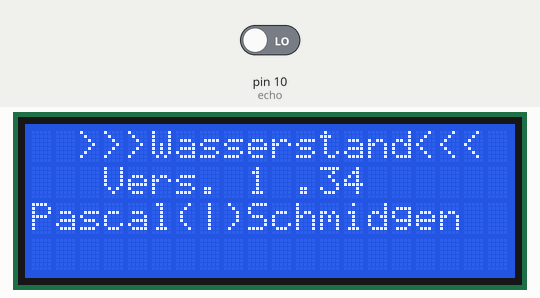
Simulated run of this sketch. Board: Arduino Uno, built with avr-gcc and run on an emulated ATmega328P. On the bench: 20×4 character LCD. The inputs (shaded band) are chosen by the test bench; at power-on: pin 10 (echo) LOW.

Above: at 0.2 s.
At 3.2 s:
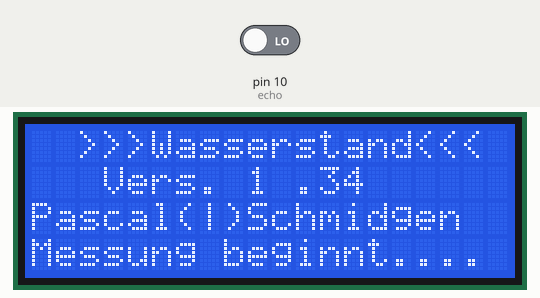
At 7.3 s:
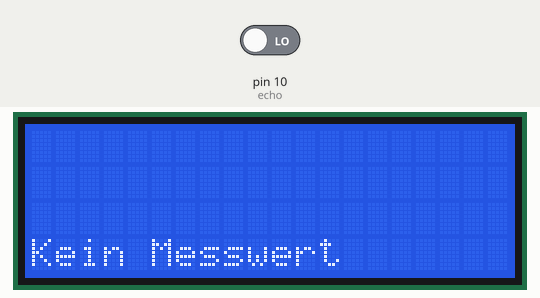

Measured:
- what the display in image 1 shows lasts 1.0 s, from 3.1 s to 4.1 s

The sketch:

Wasserstandsmesser_1.34_BETA.ino
```cpp
#include <LiquidCrystal_I2C.h>// Vorher hinzugefügte LiquidCrystal_I2C Bibliothek hochladen
LiquidCrystal_I2C lcd(0x27, 20, 4);   //Hier wird festgelegt um was für einen Display es sich handelt. In diesem Fall einer mit 16 Zeichen in 2 Zeilen.

byte VerA = 1;      // Programmversion
byte VerB = 34;      //  Unterversion


byte trigger = 11;
byte echo = 10;
long dauer = 0;
long dauer1 = 0;
long dauer2 = 0;
long dauer3 = 0;
long entfernung = 0;


//Variablen für Zisterne, angaben in Zentimeter!!


byte radius = 40;                  // in cm, Radius vom Schachtring
int MaxWasserstand = 350;           // in cm, entspricht dem Abstand Zisternenboden zu Max. Wasserstand   350 cm,oder 3,5m
int Toleranzhohe = - 40;        // !!!!!!!!! in cm, enspricht der Abstand zw.Messonde und Max. Wasserstand
float PII = 3.1415;
float Grundflache = PII * (radius * radius);              // Angabe in Liter
float Volumen = PII * (radius * radius ) * MaxWasserstand / 1000; //Angabe in Liter, Gesamtes Wasserfüll Volumen der Zisterne


void setup()
{
  Serial.begin (9600);
  lcd.begin();
  pinMode(trigger, OUTPUT);
  pinMode(echo, INPUT);

  lcd.setCursor(0, 0);                 //Spalte, Zeile
  lcd.print("  >>>Wasserstand<<<");

  lcd.setCursor(3, 1);                 //Spalte, Zeile
  lcd.print("Vers.");
  lcd.setCursor(9, 1);                 //Spalte, Zeile
  lcd.print(VerA);
  lcd.setCursor(11, 1);                 //Spalte, Zeile
  lcd.print(".");
  lcd.setCursor(12, 1);                 //Spalte, Zeile
  lcd.print(VerB);
  lcd.setCursor(14, 1);


  lcd.setCursor(0, 2);                 //Spalte, Zeile
  lcd.print("Pascal(|)Schmidgen");
  lcd.setCursor(0, 3);
  delay(3000);
  lcd.print("Messung beginnt....");

  delay(1000);
  lcd.clear();


}
void loop()
{


  //float Toleranzvolumen = Toleranzhohe * Grundflache  ;
  long  RestWasserVolumen = Volumen - (entfernung + Toleranzhohe) * Grundflache / 1000 ;
  long Prozentvalue = (RestWasserVolumen / Volumen) * 100;


  digitalWrite(trigger, LOW);
  delay(5);
  digitalWrite(trigger, HIGH);
  delay(10);

  digitalWrite(trigger, LOW);
  dauer1 = pulseIn(echo, HIGH);

  digitalWrite(trigger, LOW);
  delay(5);
  digitalWrite(trigger, HIGH);
  delay(10);

  digitalWrite(trigger, LOW);
  dauer2 = pulseIn(echo, HIGH);

  digitalWrite(trigger, LOW);
  delay(5);
  digitalWrite(trigger, HIGH);
  delay(10);

  digitalWrite(trigger, LOW);
  dauer3 = pulseIn(echo, HIGH);

  dauer = (dauer1 + dauer2 + dauer3) / 3;
  entfernung = (dauer / 2) * 0.03432;


  if (entfernung >= 500 || entfernung <= 0)
  {
    lcd.setCursor(0, 0);
    lcd.print("                   ");
    lcd.setCursor(0, 1);
    lcd.print("                   ");
    lcd.setCursor(0, 2);
    lcd.print("                   ");
    lcd.setCursor(0, 3);
    lcd.print("                   ");
    lcd.setCursor(13, 3);
    lcd.print("       ");
    lcd.setCursor(0, 3); // lcd.setCursor um Zeichen und Zeile anzugeben
    lcd.print("Kein Messwert");
  }
  else
  {


    lcd.setCursor(0, 0);                 //Spalte, Zeile
    lcd.print(Volumen, 0);
    lcd.setCursor(5, 0);                 //Spalte, Zeile
    lcd.print("L Fassungsmenge");
    lcd.setCursor(0, 1);                 //Spalte, Zeile
    lcd.print("      ");
    lcd.setCursor(0, 1);                 //Spalte, Zeile
    lcd.print(RestWasserVolumen);
    lcd.setCursor(5, 1);
    lcd.print("L Vorhanden");
    lcd.setCursor(0, 3);
    lcd.print("                  ");
    lcd.setCursor(0, 3);
    lcd.print("Fuellstand");


    lcd.setCursor(11, 3);
    lcd.print(Prozentvalue);
    lcd.setCursor(14, 3);
    lcd.print("%");


    ;

    Serial.println(dauer);
    Serial.println(dauer1);
    Serial.println(dauer2);
    Serial.println(dauer3);
    Serial.println("***********************");


  }
  delay(1000);
}
```
